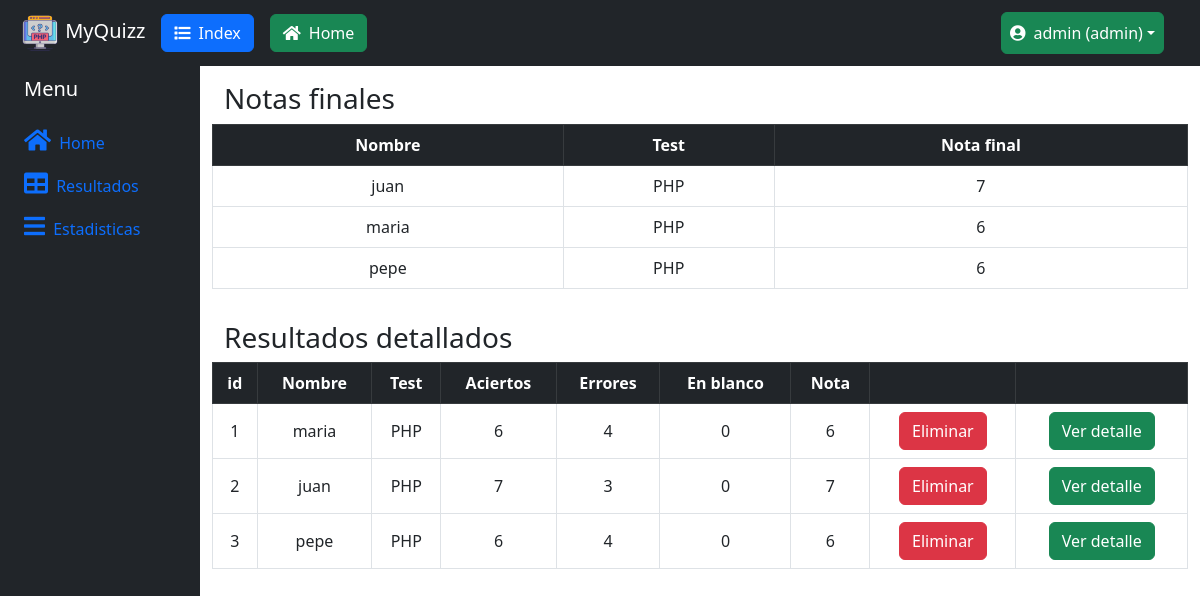
/resultados_totales.php (signed in), run on the app's committed database.
### tables this page shows
CREATE TABLE resultados (
	id INT NOT NULL AUTO_INCREMENT PRIMARY KEY,
	id_usuario INT,
    id_test INT,
	nota INT,
    CONSTRAINT id_user_fk FOREIGN KEY (id_usuario) REFERENCES usuarios (id) ON DELETE CASCADE,
    CONSTRAINT id_test2_fk FOREIGN KEY (id_test) REFERENCES test (id) ON DELETE CASCADE
);

CREATE TABLE usuarios (
    id INT AUTO_INCREMENT PRIMARY KEY,
    username VARCHAR(100),
	email VARCHAR(100) UNIQUE,
    password VARCHAR(255),
	rol VARCHAR(50)

);

CREATE TABLE test (
    id INT NOT NULL AUTO_INCREMENT PRIMARY KEY,
    testname VARCHAR(50),
	descripcion VARCHAR(255)

);

### resultados_totales.php (the view, shortened to what this page needs)
<?php
require_once ("header_admin.php");
require_once 'conectar.php';
$id_test=1;
try{
    $stmt = $dbh->prepare("SELECT usuarios.username, test.testname, resultados.id, resultados.nota, SUM(detalle_resultados.es_correcta=true) as aciertos,
    SUM(detalle_resultados.es_correcta=false) as errores, SUM(detalle_resultados.id_respuesta IS NULL) as enblanco FROM usuarios, test, resultados, detalle_resultados WHERE resultados.id_test=test.id AND
    resultados.id_usuario=usuarios.id AND resultados.id=detalle_resultados.id_resultado AND resultados.id_test=? GROUP BY resultados.id;");
    $stmt->bindParam(1, $id_test);
    $stmt->execute();
    $result = $stmt->fetchAll();
}catch(PDOException $e) {
    $errores[]= $e->getMessage();
}
try{
    $stmt1 = $dbh->prepare("SELECT usuarios.username, test.testname, MAX(resultados.nota) as nota_final FROM usuarios, test, resultados
         WHERE resultados.id_test=test.id AND resultados.id_usuario=usuarios.id AND resultados.id_test=? GROUP BY usuarios.username;");
    $stmt1->bindParam(1, $id_test);
    $stmt1->execute();
    $result1 = $stmt1->fetchAll();
}catch(PDOException $e) {
    $errores[]= $e->getMessage();
}
?>
        <div class="container">
            <div class="row mb-3">
                <h3>Notas finales</h3>
                <table class="table table-bordered table-hover">
                    <thead class="table-dark">
                        <tr class="align-middle text-md-center">
                            <th>Nombre</th>
                            <th>Test</th>
                            <th>Nota final</th>
                        </tr>
                    </thead>
                    <tbody>
                        <?php if($stmt1->rowCount()>0 && $result1!==false){foreach($result1 as $row1){ ?>
                        <tr class="align-middle text-md-center bg-white">
                            <td data-titulo="Nombre"><?= $row1['username'] ?></td>
                            <td data-titulo="Test"><?= $row1['testname'] ?></td>
                            <td data-titulo="Nota"><?= $row1['nota_final'] ?></td>
                        </tr>
                        <?php } } ?>
                    </tbody>
                </table>
            </div>
            <div class="row mb-3">
                <h3>Resultados detallados</h3>
                <table class="table table-bordered table-hover">
                    <thead class="table-dark">
                        <tr class="align-middle text-md-center">
                            <th>id</th>
                            <th>Nombre</th>
                            <th>Test</th>
                            <th>Aciertos</th>
                            <th>Errores</th>
                            <th>En blanco</th>
                            <th>Nota</th>
                            <th></th>
                            <th></th>
                        </tr>
                    </thead>
                    <tbody>
                    <?php if($stmt->rowCount()>0 && $result!==false){foreach($result as $row){   ?>
                        <tr class="align-middle text-md-center bg-white">
                            <td data-titulo="ID"><?php isset($row['id']) ? print $row['id'] : '' ?></td>
                            <td data-titulo="Nombre"><?php isset($row['username']) ? print $row['username'] : '' ?></td>
                            <td data-titulo="Test"><?php isset($row['testname']) ? print $row['testname'] : '' ?></td>
                            <td data-titulo="Aciertos"><?php isset($row['aciertos']) ? print $row['aciertos'] : print '0' ?></td>
                            <td data-titulo="Errores"><?php isset($row['errores']) ? print $row['errores'] : print '0'  ?></td>
                            <td data-titulo="En blanco"><?php isset($row['enblanco']) ? print $row['enblanco'] : print '0' ?></td>
                            <td data-titulo="Nota"><?php isset($row['nota']) ? print $row['nota'] : print '0' ?></td>
                            <td><a class="btn btn-danger" href="./delete.php?id=<?php isset($row['id']) ? print $row['id'] : '' ?>">Eliminar</a></td>
                            <td><a class="btn btn-success" href="./detalle.php?id=<?php isset($row['id']) ? print $row['id'] : '' ?>&nameuser=<?php isset($row['username']) ? print $row['username'] : '' ?>">Ver detalle</a></td>
                        </tr>
                        <?php } } ?>
                    </tbody>
                </table>
            </div>
        </div>
<?php  require_once ("footer_admin.php"); ?>

### header_admin.php (shortened to what this page needs)
<!DOCTYPE html>
<html lang="es">
<head>
    <link href="https://cdn.jsdelivr.net/npm/bootstrap@5.2.2/dist/css/bootstrap.min.css" rel="stylesheet"
>
    <link rel="stylesheet" href="https://cdn.jsdelivr.net/npm/bootstrap-icons@1.10.2/font/bootstrap-icons.css">
    <link rel="stylesheet" href="https://use.fontawesome.com/releases/v5.7.1/css/all.css">
</head>
<body class="d-flex flex-column min-vh-100">
    <div class="container-fluid bg-dark">
        <nav class="navbar navbar-expand-lg p-2 navbar-dark">
            <a class="navbar-brand" href="#">
                <img src="./img/logo_php.png" alt="logo" style="width:40px;" class="rounded-pill">
                MyQuizz
            </a>
            <div class="collapse navbar-collapse" id="navbarSupportedContent">
                <div class="navbar-nav me-auto mb-2 mb-lg-0">
                    <a class="btn btn-primary me-3" href="../index.html"><i class="fas fa-list me-2"></i>Index</a>
                    <a class="btn btn-success me-3" href="./admin.php"><i class="fas fa-home me-2"></i>Home</a>
                </div>
                <div class="navbar-nav navbar-right ms-auto mb-2 mb-lg-0">
                    <?php if(isset($_SESSION['login'])){
                          echo "<div class='dropdown me-3'>
                                    <a class='btn btn-success nav-link dropdown-toggle text-white' href='#' id='navbarDropdown' role='button' data-bs-toggle='dropdown' aria-expanded='false'>
                                        <i class='fas fa-user-circle me-2'></i>".$_SESSION['username'].' ('.$_SESSION['rol'].')'."</a>
                                    </a>
                                    <ul class='dropdown-menu dropdown-menu-dark' aria-labelledby='navbarDropdown'>
                                        <li><a class='dropdown-item' href='./logout.php'>Cerrar sesión</a></li>
                                    </ul>
                                </div>";
                        }else{
                            echo "<a class='btn btn-success me-3' href='./login.php'><i class='fas fa-sign-in-alt me-2'></i></i>Login</a>";
                            echo "<a class='btn btn-danger me-3' href='./registrar.php'><i class='fas fa-solid fa-user-plus me-2'></i>Registrar</a>";
                        }
                        ?>
                </div>
            </div>
        </nav>
    </div>
    <div class="container-fluid">
        <div class="row flex-nowrap">
            <div class="col-auto col-sm-3 col-xl-2 px-sm-2 px-0 bg-dark">
                <div class="d-flex flex-column align-items-center align-items-sm-start px-3 pt-2 text-white min-vh-100">
                    <a href="/"
                        class="d-flex align-items-center pb-3 mb-md-0 me-md-auto text-white text-decoration-none">
                        <span class="fs-5 d-none d-sm-inline">Menu</span>
                    </a>
                    <ul class="nav nav-pills flex-column mb-sm-auto mb-0 align-items-center align-items-sm-start"
                        id="menu">
                        <li class="nav-item">
                            <a href="./admin.php" class="nav-link align-middle px-0">
                                <i class="fs-4 fas fa-home"></i> <span class="ms-1 d-none d-sm-inline">Home</span>
                            </a>
                        </li>
                        <li>
                            <a href="./resultados_totales.php" class="nav-link px-0 align-middle">
                                <i class="fs-4 fas fa-table"></i> <span class="ms-1 d-none d-sm-inline">Resultados</span></a>
                        </li>
                        <li>
                            <a href="./estadisticas.php" class="nav-link px-0 align-middle">
                                <i class="fs-4 fas fa-bars"></i> <span class="ms-1 d-none d-sm-inline">Estadisticas</span></a>
                        </li>
                    </ul>
                </div>
            </div>
            <div class="col-auto col-sm-9 col-xl-10 py-3">

### footer_admin.php (shortened to what this page needs)
            </div>
        </div>
    </div>
</body>
</html>

### data on the page
resultados: id "1", id_usuario.username "maria", id_test.testname "PHP", aciertos "6", errores "4", enblanco "0", nota "6"
resultados: id "2", id_usuario.username "juan", id_test.testname "PHP", aciertos "7", errores "3", enblanco "0", nota "7"
resultados: id "3", id_usuario.username "pepe", id_test.testname "PHP", aciertos "6", errores "4", enblanco "0", nota "6"

### other printed values
$_SESSION['username'] "admin"
$_SESSION['rol'] "admin"
$row1['username'] "juan"
$row1['testname'] "PHP"
$row1['nota_final'] "7"
$row1['username'] "maria"
$row1['nota_final'] "6"
$row1['username'] "pepe"
